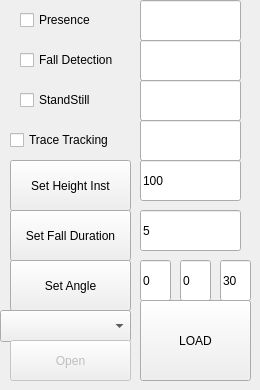
    <widget class="QWidget" name="tab_4">
     <attribute name="title">
      <string>SetR2</string>
     </attribute>
     <widget class="QLineEdit" name="lePresence2">
      <property name="geometry">
       <rect>
        <x>140</x>
        <y>0</y>
        <width>101</width>
        <height>41</height>
       </rect>
      </property>
     </widget>
     <widget class="QFrame" name="frame_9">
      <property name="geometry">
       <rect>
        <x>10</x>
        <y>120</y>
        <width>121</width>
        <height>41</height>
       </rect>
      </property>
      <property name="frameShape">
       <enum>QFrame::NoFrame</enum>
      </property>
      <widget class="QCheckBox" name="cbTraceTracking2">
       <property name="geometry">
        <rect>
         <x>0</x>
         <y>10</y>
         <width>121</width>
         <height>20</height>
        </rect>
       </property>
       <property name="text">
        <string>Trace Tracking</string>
       </property>
      </widget>
     </widget>
     <widget class="QPushButton" name="btnSetHeight2">
      <property name="geometry">
       <rect>
        <x>10</x>
        <y>160</y>
        <width>121</width>
        <height>51</height>
       </rect>
      </property>
      <property name="text">
       <string>Set Height Inst</string>
      </property>
     </widget>
     <widget class="QLineEdit" name="leAngleX2">
      <property name="geometry">
       <rect>
        <x>140</x>
        <y>260</y>
        <width>31</width>
        <height>41</height>
       </rect>
      </property>
      <property name="text">
       <string>0</string>
      </property>
     </widget>
     <widget class="QComboBox" name="serialPortInfoListBox2">
      <property name="geometry">
       <rect>
        <x>0</x>
        <y>310</y>
        <width>131</width>
        <height>32</height>
       </rect>
      </property>
     </widget>
     <widget class="QLineEdit" name="leAngleY2">
      <property name="geometry">
       <rect>
        <x>180</x>
        <y>260</y>
        <width>31</width>
        <height>41</height>
       </rect>
      </property>
      <property name="text">
       <string>0</string>
      </property>
     </widget>
     <widget class="QPushButton" name="btnLoad2">
      <property name="geometry">
       <rect>
        <x>140</x>
        <y>300</y>
        <width>111</width>
        <height>81</height>
       </rect>
      </property>
      <property name="text">
       <string>LOAD</string>
      </property>
     </widget>
     <widget class="QLineEdit" name="leSetHeight2">
      <property name="geometry">
       <rect>
        <x>140</x>
        <y>160</y>
        <width>101</width>
        <height>41</height>
       </rect>
      </property>
      <property name="text">
       <string>100</string>
      </property>
     </widget>
     <widget class="QLineEdit" name="leFallDetection2">
      <property name="geometry">
       <rect>
        <x>140</x>
        <y>40</y>
        <width>101</width>
        <height>41</height>
       </rect>
      </property>
     </widget>
     <widget class="QPushButton" name="btnSetFallDuration2">
      <property name="geometry">
       <rect>
        <x>10</x>
        <y>210</y>
        <width>121</width>
        <height>51</height>
       </rect>
      </property>
      <property name="text">
       <string>Set Fall Duration</string>
      </property>
     </widget>
     <widget class="QLineEdit" name="leTraceTracking2">
      <property name="geometry">
       <rect>
        <x>140</x>
        <y>120</y>
        <width>101</width>
        <height>41</height>
       </rect>
      </property>
     </widget>
     <widget class="QPushButton" name="btnOpenSerialPort2">
      <property name="enabled">
       <bool>false</bool>
      </property>
      <property name="geometry">
       <rect>
        <x>10</x>
        <y>340</y>
        <width>121</width>
        <height>41</height>
       </rect>
      </property>
      <property name="font">
       <font>
        <family>.AppleSystemUIFont</family>
       </font>
      </property>
      <property name="text">
       <string>Open</string>
      </property>
     </widget>
     <widget class="QFrame" name="frame_10">
      <property name="geometry">
       <rect>
        <x>10</x>
        <y>0</y>
        <width>120</width>
        <height>41</height>
       </rect>
      </property>
      <property name="frameShape">
       <enum>QFrame::NoFrame</enum>
      </property>
      <widget class="QCheckBox" name="cbPresence2">
       <property name="geometry">
        <rect>
         <x>10</x>
         <y>10</y>
         <width>86</width>
         <height>20</height>
        </rect>
       </property>
       <property name="text">
        <string>Presence</string>
       </property>
      </widget>
     </widget>
     <widget class="QLineEdit" name="leGetStandStill2">
      <property name="geometry">
       <rect>
        <x>140</x>
        <y>80</y>
        <width>101</width>
        <height>41</height>
       </rect>
      </property>
     </widget>
     <widget class="QPushButton" name="btnSetAngle2">
      <property name="geometry">
       <rect>
        <x>10</x>
        <y>260</y>
        <width>121</width>
        <height>51</height>
       </rect>
      </property>
      <property name="text">
       <string>Set Angle</string>
      </property>
     </widget>
     <widget class="QFrame" name="frameFallDetection_5">
      <property name="geometry">
       <rect>
        <x>10</x>
        <y>40</y>
        <width>121</width>
        <height>41</height>
       </rect>
      </property>
      <property name="frameShape">
       <enum>QFrame::NoFrame</enum>
      </property>
      <widget class="QCheckBox" name="cbFallDetection2">
       <property name="geometry">
        <rect>
         <x>10</x>
         <y>10</y>
         <width>111</width>
         <height>20</height>
        </rect>
       </property>
       <property name="text">
        <string>Fall Detection</string>
       </property>
      </widget>
      <widget class="QFrame" name="frameFallDetection_6">
       <property name="geometry">
        <rect>
         <x>70</x>
         <y>40</y>
         <width>121</width>
         <height>41</height>
        </rect>
       </property>
       <property name="frameShape">
        <enum>QFrame::NoFrame</enum>
       </property>
      </widget>
     </widget>
     <widget class="QFrame" name="frame_11">
      <property name="geometry">
       <rect>
        <x>10</x>
        <y>80</y>
        <width>120</width>
        <height>41</height>
       </rect>
      </property>
      <property name="frameShape">
       <enum>QFrame::NoFrame</enum>
      </property>
      <widget class="QCheckBox" name="cbStandStill2">
       <property name="geometry">
        <rect>
         <x>10</x>
         <y>10</y>
         <width>101</width>
         <height>20</height>
        </rect>
       </property>
       <property name="text">
        <string>StandStill</string>
       </property>
      </widget>
      <widget class="QFrame" name="frame_12">
       <property name="geometry">
        <rect>
         <x>60</x>
         <y>40</y>
         <width>120</width>
         <height>41</height>
        </rect>
       </property>
       <property name="frameShape">
        <enum>QFrame::NoFrame</enum>
       </property>
       <widget class="QCheckBox" name="cbStandStill_6">
        <property name="geometry">
         <rect>
          <x>10</x>
          <y>10</y>
          <width>101</width>
          <height>20</height>
         </rect>
        </property>
        <property name="text">
         <string>StandStill</string>
        </property>
       </widget>
      </widget>
     </widget>
     <widget class="QLineEdit" name="leSetFallDuration2">
      <property name="geometry">
       <rect>
        <x>140</x>
        <y>210</y>
        <width>101</width>
        <height>41</height>
       </rect>
      </property>
      <property name="text">
       <string>5</string>
      </property>
     </widget>
     <widget class="QLineEdit" name="leAngleZ2">
      <property name="geometry">
       <rect>
        <x>220</x>
        <y>260</y>
        <width>31</width>
        <height>41</height>
       </rect>
      </property>
      <property name="text">
       <string>30</string>
      </property>
     </widget>
    </widget>
